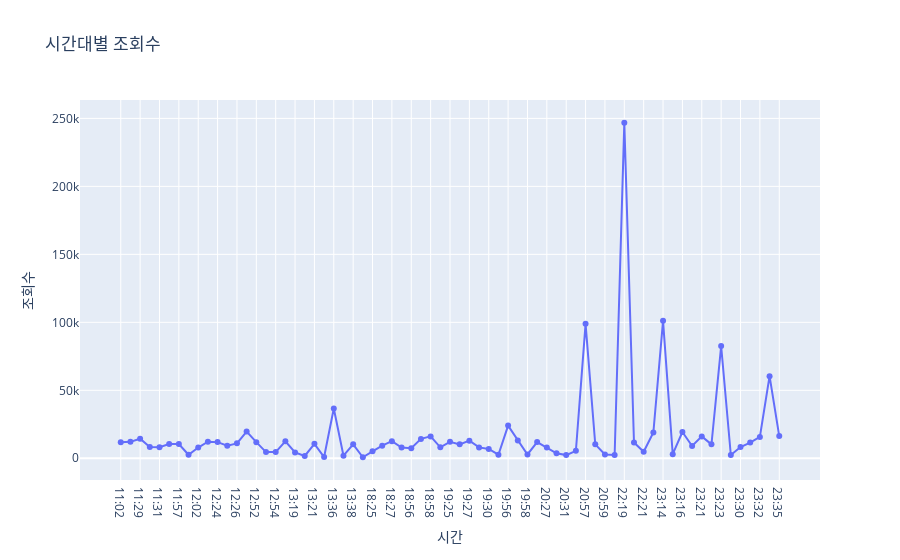

Source (notebook cell):
### Code cell
x = youtube['시간']
y = youtube['조회수']
fig = go.Figure()
fig.add_trace(go.Scatter(x=x, y=y,mode='lines+markers', name='lines+markers'))
fig.update_layout(title='시간대별 조회수',
                   xaxis_title='시간',
                   yaxis_title='조회수')
fig.show()
plotly.offline.plot(fig, filename='views_time.html')

### Figure 1 — Plotly figure (JSON) as saved in the notebook; plotly's stock layout.template omitted (floating-point values rounded to 4 significant figures)
{"data": [{"mode": "lines+markers", "name": "lines+markers", "type": "scatter", "x": ["11:02", "11:03", "11:29", "11:30", "11:31", "11:56", "11:57", "11:58", "12:02", "12:23", "12:24", "12:25", "12:26", "12:51", "12:52", "12:53", "12:54", "13:18", "13:19", "13:20", "13:21", "13:22", "13:36", "13:37", "13:38", "13:40", "18:25", "18:26", "18:27", "18:55", "18:56", "18:57", "18:58", "18:59", "19:25", "19:26", "19:27", "19:28", "19:30", "19:31", "19:56", "19:57", "19:58", "20:26", "20:27", "20:30", "20:31", "20:55", "20:57", "20:58", "20:59", "21:02", "22:19", "22:20", "22:21", "23:13", "23:14", "23:15", "23:16", "23:20", "23:21", "23:22", "23:23", "23:24", "23:30", "23:31", "23:32", "23:33", "23:35"], "y": [11751, 12101, 14401, 8267, 8082, 10462, 10494, 2573, 7883, 12192, 11887, 9196, 10977, 19635, 11881, 4547, 4588, 12496, 4336, 1717, 10647, 905, 36567, 1894, 10267, 762, 5113, 9252, 12602, 7843, 7327, 14272, 16107, 8057, 12105, 10238, 12987, 8020, 6828, 2620, 24029, 13146, 2830, 11958, 7987, 3691, 2348, 5503, 98903, 10236, 2740, 2453, 246791, 11598, 4798, 18954, 101086, 2999, 19318, 9012, 16115, 10245, 82569, 2437, 8291, 11528, 15706, 60386, 16345]}], "layout": {"title": {"text": "시간대별 조회수"}, "xaxis": {"title": {"text": "시간"}}, "yaxis": {"title": {"text": "조회수"}}}}
